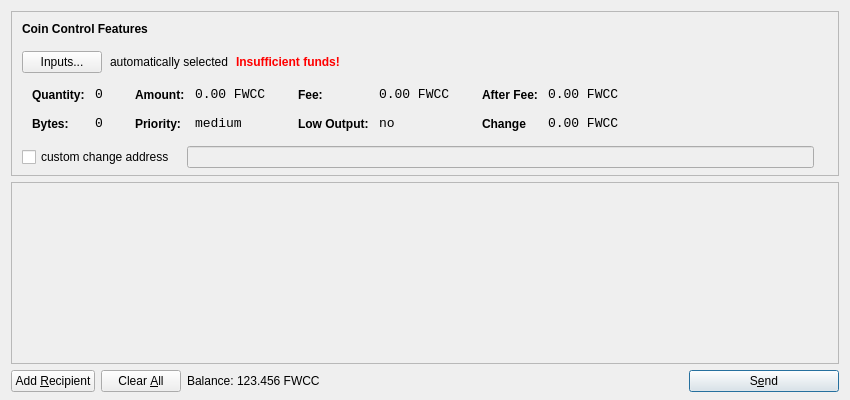
<?xml version="1.0" encoding="UTF-8"?>
<ui version="4.0">
 <class>SendCoinsDialog</class>
 <widget class="QDialog" name="SendCoinsDialog">
  <property name="geometry">
   <rect>
    <x>0</x>
    <y>0</y>
    <width>850</width>
    <height>400</height>
   </rect>
  </property>
  <property name="windowTitle">
   <string>Send Coins</string>
  </property>
  <layout class="QVBoxLayout" name="verticalLayout" stretch="0,1,0">
   <property name="bottomMargin">
    <number>8</number>
   </property>
   <item>
    <widget class="QFrame" name="frameCoinControl">
     <property name="sizePolicy">
      <sizepolicy hsizetype="Expanding" vsizetype="Expanding">
       <horstretch>0</horstretch>
       <verstretch>0</verstretch>
      </sizepolicy>
     </property>
     <property name="maximumSize">
      <size>
       <width>16777215</width>
       <height>16777215</height>
      </size>
     </property>
     <property name="frameShape">
      <enum>QFrame::StyledPanel</enum>
     </property>
     <property name="frameShadow">
      <enum>QFrame::Sunken</enum>
     </property>
     <layout class="QVBoxLayout" name="verticalLayoutCoinControl2">
      <property name="spacing">
       <number>-1</number>
      </property>
      <property name="leftMargin">
       <number>0</number>
      </property>
      <property name="topMargin">
       <number>0</number>
      </property>
      <property name="rightMargin">
       <number>0</number>
      </property>
      <property name="bottomMargin">
       <number>6</number>
      </property>
      <item>
       <layout class="QVBoxLayout" name="verticalLayoutCoinControl" stretch="0,0,0,0,1">
        <property name="spacing">
         <number>0</number>
        </property>
        <property name="leftMargin">
         <number>10</number>
        </property>
        <property name="topMargin">
         <number>10</number>
        </property>
        <item>
         <layout class="QHBoxLayout" name="horizontalLayoutCoinControl1">
          <property name="bottomMargin">
           <number>15</number>
          </property>
          <item>
           <widget class="QLabel" name="labelCoinControlFeatures">
            <property name="sizePolicy">
             <sizepolicy hsizetype="Preferred" vsizetype="Maximum">
              <horstretch>0</horstretch>
              <verstretch>0</verstretch>
             </sizepolicy>
            </property>
            <property name="font">
             <font>
              <weight>75</weight>
              <bold>true</bold>
             </font>
            </property>
            <property name="styleSheet">
             <string notr="true">font-weight:bold;</string>
            </property>
            <property name="text">
             <string>Coin Control Features</string>
            </property>
           </widget>
          </item>
         </layout>
        </item>
        <item>
         <layout class="QHBoxLayout" name="horizontalLayoutCoinControl2" stretch="0,0,0,0">
          <property name="spacing">
           <number>8</number>
          </property>
          <property name="bottomMargin">
           <number>10</number>
          </property>
          <item>
           <widget class="QPushButton" name="pushButtonCoinControl">
            <property name="styleSheet">
             <string notr="true"/>
            </property>
            <property name="text">
             <string>Inputs...</string>
            </property>
           </widget>
          </item>
          <item>
           <widget class="QLabel" name="labelCoinControlAutomaticallySelected">
            <property name="text">
             <string>automatically selected</string>
            </property>
            <property name="margin">
             <number>5</number>
            </property>
           </widget>
          </item>
          <item>
           <widget class="QLabel" name="labelCoinControlInsuffFunds">
            <property name="font">
             <font>
              <weight>75</weight>
              <bold>true</bold>
             </font>
            </property>
            <property name="styleSheet">
             <string notr="true">color:red;font-weight:bold;</string>
            </property>
            <property name="text">
             <string>Insufficient funds!</string>
            </property>
            <property name="margin">
             <number>5</number>
            </property>
           </widget>
          </item>
          <item>
           <spacer name="horizontalSpacerCoinControl">
            <property name="orientation">
             <enum>Qt::Horizontal</enum>
            </property>
            <property name="sizeHint" stdset="0">
             <size>
              <width>40</width>
              <height>1</height>
             </size>
            </property>
           </spacer>
          </item>
         </layout>
        </item>
        <item>
         <widget class="QWidget" name="widgetCoinControl" native="true">
          <property name="sizePolicy">
           <sizepolicy hsizetype="Preferred" vsizetype="Preferred">
            <horstretch>0</horstretch>
            <verstretch>0</verstretch>
           </sizepolicy>
          </property>
          <property name="minimumSize">
           <size>
            <width>0</width>
            <height>0</height>
           </size>
          </property>
          <property name="styleSheet">
           <string notr="true"/>
          </property>
          <layout class="QHBoxLayout" name="horizontalLayoutCoinControl5">
           <property name="margin">
            <number>0</number>
           </property>
           <item>
            <layout class="QHBoxLayout" name="horizontalLayoutCoinControl3" stretch="0,0,0,1">
             <property name="spacing">
              <number>20</number>
             </property>
             <property name="topMargin">
              <number>0</number>
             </property>
             <property name="bottomMargin">
              <number>10</number>
             </property>
             <item>
              <layout class="QFormLayout" name="formLayoutCoinControl1">
               <property name="horizontalSpacing">
                <number>10</number>
               </property>
               <property name="verticalSpacing">
                <number>14</number>
               </property>
               <property name="leftMargin">
                <number>10</number>
               </property>
               <property name="topMargin">
                <number>4</number>
               </property>
               <property name="rightMargin">
                <number>6</number>
               </property>
               <item row="0" column="0">
                <widget class="QLabel" name="labelCoinControlQuantityText">
                 <property name="styleSheet">
                  <string notr="true">font-weight:bold;</string>
                 </property>
                 <property name="text">
                  <string>Quantity:</string>
                 </property>
                 <property name="margin">
                  <number>0</number>
                 </property>
                </widget>
               </item>
               <item row="0" column="1">
                <widget class="QLabel" name="labelCoinControlQuantity">
                 <property name="font">
                  <font>
                   <family>Monospace</family>
                   <pointsize>10</pointsize>
                  </font>
                 </property>
                 <property name="cursor">
                  <cursorShape>IBeamCursor</cursorShape>
                 </property>
                 <property name="contextMenuPolicy">
                  <enum>Qt::ActionsContextMenu</enum>
                 </property>
                 <property name="text">
                  <string>0</string>
                 </property>
                 <property name="margin">
                  <number>0</number>
                 </property>
                 <property name="textInteractionFlags">
                  <set>Qt::LinksAccessibleByMouse|Qt::TextSelectableByKeyboard|Qt::TextSelectableByMouse</set>
                 </property>
                </widget>
               </item>
               <item row="1" column="0">
                <widget class="QLabel" name="labelCoinControlBytesText">
                 <property name="styleSheet">
                  <string notr="true">font-weight:bold;</string>
                 </property>
                 <property name="text">
                  <string>Bytes:</string>
                 </property>
                </widget>
               </item>
               <item row="1" column="1">
                <widget class="QLabel" name="labelCoinControlBytes">
                 <property name="font">
                  <font>
                   <family>Monospace</family>
                   <pointsize>10</pointsize>
                  </font>
                 </property>
                 <property name="cursor">
                  <cursorShape>IBeamCursor</cursorShape>
                 </property>
                 <property name="contextMenuPolicy">
                  <enum>Qt::ActionsContextMenu</enum>
                 </property>
                 <property name="text">
                  <string>0</string>
                 </property>
                 <property name="textInteractionFlags">
                  <set>Qt::LinksAccessibleByMouse|Qt::TextSelectableByKeyboard|Qt::TextSelectableByMouse</set>
                 </property>
                </widget>
               </item>
              </layout>
             </item>
             <item>
              <layout class="QFormLayout" name="formLayoutCoinControl2">
               <property name="horizontalSpacing">
                <number>10</number>
               </property>
               <property name="verticalSpacing">
                <number>14</number>
               </property>
               <property name="leftMargin">
                <number>6</number>
               </property>
               <property name="topMargin">
                <number>4</number>
               </property>
               <property name="rightMargin">
                <number>6</number>
               </property>
               <item row="0" column="0">
                <widget class="QLabel" name="labelCoinControlAmountText">
                 <property name="styleSheet">
                  <string notr="true">font-weight:bold;</string>
                 </property>
                 <property name="text">
                  <string>Amount:</string>
                 </property>
                 <property name="margin">
                  <number>0</number>
                 </property>
                </widget>
               </item>
               <item row="0" column="1">
                <widget class="QLabel" name="labelCoinControlAmount">
                 <property name="font">
                  <font>
                   <family>Monospace</family>
                   <pointsize>10</pointsize>
                  </font>
                 </property>
                 <property name="cursor">
                  <cursorShape>IBeamCursor</cursorShape>
                 </property>
                 <property name="contextMenuPolicy">
                  <enum>Qt::ActionsContextMenu</enum>
                 </property>
                 <property name="text">
                  <string>0.00 FWCC</string>
                 </property>
                 <property name="textInteractionFlags">
                  <set>Qt::LinksAccessibleByMouse|Qt::TextSelectableByKeyboard|Qt::TextSelectableByMouse</set>
                 </property>
                </widget>
               </item>
               <item row="1" column="0">
                <widget class="QLabel" name="labelCoinControlPriorityText">
                 <property name="styleSheet">
                  <string notr="true">font-weight:bold;</string>
                 </property>
                 <property name="text">
                  <string>Priority:</string>
                 </property>
                </widget>
               </item>
               <item row="1" column="1">
                <widget class="QLabel" name="labelCoinControlPriority">
                 <property name="font">
                  <font>
                   <family>Monospace</family>
                   <pointsize>10</pointsize>
                  </font>
                 </property>
                 <property name="cursor">
                  <cursorShape>IBeamCursor</cursorShape>
                 </property>
                 <property name="contextMenuPolicy">
                  <enum>Qt::ActionsContextMenu</enum>
                 </property>
                 <property name="text">
                  <string>medium</string>
                 </property>
                 <property name="textInteractionFlags">
                  <set>Qt::LinksAccessibleByMouse|Qt::TextSelectableByKeyboard|Qt::TextSelectableByMouse</set>
                 </property>
                </widget>
               </item>
              </layout>
             </item>
             <item>
              <layout class="QFormLayout" name="formLayoutCoinControl3">
               <property name="horizontalSpacing">
                <number>10</number>
               </property>
               <property name="verticalSpacing">
                <number>14</number>
               </property>
               <property name="leftMargin">
                <number>6</number>
               </property>
               <property name="topMargin">
                <number>4</number>
               </property>
               <property name="rightMargin">
                <number>6</number>
               </property>
               <item row="0" column="0">
                <widget class="QLabel" name="labelCoinControlFeeText">
                 <property name="styleSheet">
                  <string notr="true">font-weight:bold;</string>
                 </property>
                 <property name="text">
                  <string>Fee:</string>
                 </property>
                 <property name="margin">
                  <number>0</number>
                 </property>
                </widget>
               </item>
               <item row="0" column="1">
                <widget class="QLabel" name="labelCoinControlFee">
                 <property name="font">
                  <font>
                   <family>Monospace</family>
                   <pointsize>10</pointsize>
                  </font>
                 </property>
                 <property name="cursor">
                  <cursorShape>IBeamCursor</cursorShape>
                 </property>
                 <property name="contextMenuPolicy">
                  <enum>Qt::ActionsContextMenu</enum>
                 </property>
                 <property name="text">
                  <string>0.00 FWCC</string>
                 </property>
                 <property name="textInteractionFlags">
                  <set>Qt::LinksAccessibleByMouse|Qt::TextSelectableByKeyboard|Qt::TextSelectableByMouse</set>
                 </property>
                </widget>
               </item>
               <item row="1" column="0">
                <widget class="QLabel" name="labelCoinControlLowOutputText">
                 <property name="styleSheet">
                  <string notr="true">font-weight:bold;</string>
                 </property>
                 <property name="text">
                  <string>Low Output:</string>
                 </property>
                </widget>
               </item>
               <item row="1" column="1">
                <widget class="QLabel" name="labelCoinControlLowOutput">
                 <property name="font">
                  <font>
                   <family>Monospace</family>
                   <pointsize>10</pointsize>
                  </font>
                 </property>
                 <property name="cursor">
                  <cursorShape>IBeamCursor</cursorShape>
                 </property>
                 <property name="contextMenuPolicy">
                  <enum>Qt::ActionsContextMenu</enum>
                 </property>
                 <property name="text">
                  <string>no</string>
                 </property>
                 <property name="textInteractionFlags">
                  <set>Qt::LinksAccessibleByMouse|Qt::TextSelectableByKeyboard|Qt::TextSelectableByMouse</set>
                 </property>
                </widget>
               </item>
              </layout>
             </item>
             <item>
              <layout class="QFormLayout" name="formLayoutCoinControl4">
               <property name="horizontalSpacing">
                <number>10</number>
               </property>
               <property name="verticalSpacing">
                <number>14</number>
               </property>
               <property name="leftMargin">
                <number>6</number>
               </property>
               <property name="topMargin">
                <number>4</number>
               </property>
               <property name="rightMargin">
                <number>6</number>
               </property>
               <item row="0" column="0">
                <widget class="QLabel" name="labelCoinControlAfterFeeText">
                 <property name="styleSheet">
                  <string notr="true">font-weight:bold;</string>
                 </property>
                 <property name="text">
                  <string>After Fee:</string>
                 </property>
                 <property name="margin">
                  <number>0</number>
                 </property>
                </widget>
               </item>
               <item row="0" column="1">
                <widget class="QLabel" name="labelCoinControlAfterFee">
                 <property name="font">
                  <font>
                   <family>Monospace</family>
                   <pointsize>10</pointsize>
                  </font>
                 </property>
                 <property name="cursor">
                  <cursorShape>IBeamCursor</cursorShape>
                 </property>
                 <property name="contextMenuPolicy">
                  <enum>Qt::ActionsContextMenu</enum>
                 </property>
                 <property name="text">
                  <string>0.00 FWCC</string>
                 </property>
                 <property name="textInteractionFlags">
                  <set>Qt::LinksAccessibleByMouse|Qt::TextSelectableByKeyboard|Qt::TextSelectableByMouse</set>
                 </property>
                </widget>
               </item>
               <item row="1" column="0">
                <widget class="QLabel" name="labelCoinControlChangeText">
                 <property name="styleSheet">
                  <string notr="true">font-weight:bold;</string>
                 </property>
                 <property name="text">
                  <string>Change</string>
                 </property>
                </widget>
               </item>
               <item row="1" column="1">
                <widget class="QLabel" name="labelCoinControlChange">
                 <property name="font">
                  <font>
                   <family>Monospace</family>
                   <pointsize>10</pointsize>
                  </font>
                 </property>
                 <property name="cursor">
                  <cursorShape>IBeamCursor</cursorShape>
                 </property>
                 <property name="contextMenuPolicy">
                  <enum>Qt::ActionsContextMenu</enum>
                 </property>
                 <property name="text">
                  <string>0.00 FWCC</string>
                 </property>
                 <property name="textInteractionFlags">
                  <set>Qt::LinksAccessibleByMouse|Qt::TextSelectableByKeyboard|Qt::TextSelectableByMouse</set>
                 </property>
                </widget>
               </item>
              </layout>
             </item>
            </layout>
           </item>
          </layout>
         </widget>
        </item>
        <item>
         <layout class="QHBoxLayout" name="horizontalLayoutCoinControl4" stretch="0,0,0">
          <property name="spacing">
           <number>12</number>
          </property>
          <property name="sizeConstraint">
           <enum>QLayout::SetDefaultConstraint</enum>
          </property>
          <property name="topMargin">
           <number>5</number>
          </property>
          <property name="rightMargin">
           <number>5</number>
          </property>
          <item>
           <widget class="QCheckBox" name="checkBoxCoinControlChange">
            <property name="text">
             <string>custom change address</string>
            </property>
           </widget>
          </item>
          <item>
           <widget class="QLineEdit" name="lineEditCoinControlChange">
            <property name="enabled">
             <bool>false</bool>
            </property>
            <property name="sizePolicy">
             <sizepolicy hsizetype="Expanding" vsizetype="Fixed">
              <horstretch>0</horstretch>
              <verstretch>0</verstretch>
             </sizepolicy>
            </property>
           </widget>
          </item>
          <item>
           <widget class="QLabel" name="labelCoinControlChangeLabel">
            <property name="sizePolicy">
             <sizepolicy hsizetype="Preferred" vsizetype="Expanding">
              <horstretch>0</horstretch>
              <verstretch>0</verstretch>
             </sizepolicy>
            </property>
            <property name="minimumSize">
             <size>
              <width>0</width>
              <height>0</height>
             </size>
            </property>
            <property name="text">
             <string/>
            </property>
            <property name="margin">
             <number>3</number>
            </property>
           </widget>
          </item>
         </layout>
        </item>
        <item>
         <spacer name="verticalSpacerCoinControl">
          <property name="orientation">
           <enum>Qt::Vertical</enum>
          </property>
          <property name="sizeHint" stdset="0">
           <size>
            <width>800</width>
            <height>1</height>
           </size>
          </property>
         </spacer>
        </item>
       </layout>
      </item>
     </layout>
    </widget>
   </item>
   <item>
    <widget class="QScrollArea" name="scrollArea">
     <property name="widgetResizable">
      <bool>true</bool>
     </property>
     <widget class="QWidget" name="scrollAreaWidgetContents">
      <property name="geometry">
       <rect>
        <x>0</x>
        <y>0</y>
        <width>830</width>
        <height>165</height>
       </rect>
      </property>
      <layout class="QVBoxLayout" name="verticalLayout_2">
       <property name="margin">
        <number>0</number>
       </property>
       <item>
        <layout class="QVBoxLayout" name="entries">
         <property name="spacing">
          <number>6</number>
         </property>
        </layout>
       </item>
       <item>
        <spacer name="verticalSpacer">
         <property name="orientation">
          <enum>Qt::Vertical</enum>
         </property>
         <property name="sizeHint" stdset="0">
          <size>
           <width>20</width>
           <height>40</height>
          </size>
         </property>
        </spacer>
       </item>
      </layout>
     </widget>
    </widget>
   </item>
   <item>
    <layout class="QHBoxLayout" name="horizontalLayout">
     <item>
      <widget class="QPushButton" name="addButton">
       <property name="toolTip">
        <string>Send to multiple recipients at once</string>
       </property>
       <property name="text">
        <string>Add &amp;Recipient</string>
       </property>
       <property name="icon">
        <iconset resource="../bitcoin.qrc">
         <normaloff>:/icons/add</normaloff>:/icons/add</iconset>
       </property>
       <property name="autoDefault">
        <bool>false</bool>
       </property>
      </widget>
     </item>
     <item>
      <widget class="QPushButton" name="clearButton">
       <property name="sizePolicy">
        <sizepolicy hsizetype="Minimum" vsizetype="Fixed">
         <horstretch>0</horstretch>
         <verstretch>0</verstretch>
        </sizepolicy>
       </property>
       <property name="toolTip">
        <string>Remove all transaction fields</string>
       </property>
       <property name="text">
        <string>Clear &amp;All</string>
       </property>
       <property name="icon">
        <iconset resource="../bitcoin.qrc">
         <normaloff>:/icons/remove</normaloff>:/icons/remove</iconset>
       </property>
       <property name="autoRepeatDelay">
        <number>300</number>
       </property>
       <property name="autoDefault">
        <bool>false</bool>
       </property>
      </widget>
     </item>
     <item>
      <layout class="QHBoxLayout" name="horizontalLayout_2">
       <property name="spacing">
        <number>3</number>
       </property>
       <item>
        <widget class="QLabel" name="label">
         <property name="sizePolicy">
          <sizepolicy hsizetype="Preferred" vsizetype="Fixed">
           <horstretch>0</horstretch>
           <verstretch>0</verstretch>
          </sizepolicy>
         </property>
         <property name="text">
          <string>Balance:</string>
         </property>
        </widget>
       </item>
       <item>
        <widget class="QLabel" name="labelBalance">
         <property name="sizePolicy">
          <sizepolicy hsizetype="Preferred" vsizetype="Fixed">
           <horstretch>0</horstretch>
           <verstretch>0</verstretch>
          </sizepolicy>
         </property>
         <property name="cursor">
          <cursorShape>IBeamCursor</cursorShape>
         </property>
         <property name="text">
          <string>123.456 FWCC</string>
         </property>
         <property name="textInteractionFlags">
          <set>Qt::LinksAccessibleByMouse|Qt::TextSelectableByKeyboard|Qt::TextSelectableByMouse</set>
         </property>
        </widget>
       </item>
      </layout>
     </item>
     <item>
      <spacer name="horizontalSpacer">
       <property name="orientation">
        <enum>Qt::Horizontal</enum>
       </property>
       <property name="sizeHint" stdset="0">
        <size>
         <width>40</width>
         <height>20</height>
        </size>
       </property>
      </spacer>
     </item>
     <item>
      <widget class="QPushButton" name="sendButton">
       <property name="minimumSize">
        <size>
         <width>150</width>
         <height>0</height>
        </size>
       </property>
       <property name="toolTip">
        <string>Confirm the send action</string>
       </property>
       <property name="text">
        <string>S&amp;end</string>
       </property>
       <property name="icon">
        <iconset resource="../bitcoin.qrc">
         <normaloff>:/icons/send</normaloff>:/icons/send</iconset>
       </property>
       <property name="default">
        <bool>true</bool>
       </property>
      </widget>
     </item>
    </layout>
   </item>
  </layout>
 </widget>
 <resources>
  <include location="../bitcoin.qrc"/>
 </resources>
 <connections/>
</ui>
